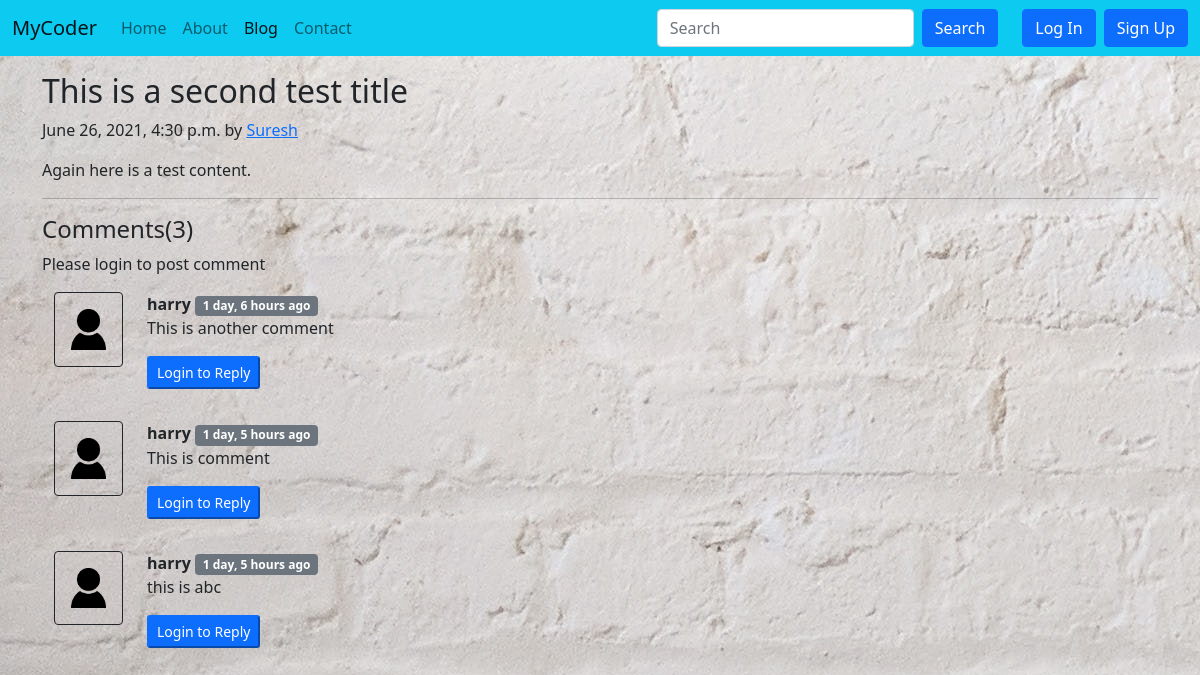
The app's page /blog/secondslugpost with its own data.
### blog/models.py (models this page shows, shortened)
class Post(models.Model):
    sno = models.AutoField(primary_key=True)
    title = models.CharField(max_length=255)
    content = models.TextField()
    author = models.CharField(max_length=13)
    slugs = models.CharField(max_length=130)
    timestamp = models.DateTimeField(blank=True)

class BlogComment(models.Model):
    sno = models.AutoField(primary_key=True)
    comment = models.TextField()
    user = models.ForeignKey(User, on_delete=models.CASCADE)
    post = models.ForeignKey(Post, on_delete=models.CASCADE)
    parent = models.ForeignKey('self', on_delete=models.CASCADE, null=True)
    timestamp = models.DateTimeField(default=now)

### blog/views.py (the view)
# urls.py: path('<str:slug>', views.blogPost, name='blogPost')
def blogPost(request, slug):
    post = Post.objects.filter(slugs=slug).first()
    comments = BlogComment.objects.filter(post=post, parent=None)
    replies = BlogComment.objects.filter(post=post).exclude(parent=None)
    repDict={}
    for reply in replies:
        if reply.parent.sno not in repDict.keys():
            repDict[reply.parent.sno] = [reply]
        else:
            repDict[reply.parent.sno].append(reply)
    context = {'post': post, 'comments':comments, 'user': request.user, 'repDict':repDict}
    return render(request, 'blog/blogPost.html', context)

### blog/templatetags/extras.py (called while the page is built)
@register.filter(name="get_val")
def get_val(dict, key):
    return dict.get(key)

### templates/blog/blogPost.html (shortened to what this page needs)
{% extends 'base.html' %}
{% block blogactive %} active {% endblock blogactive %}
{% block body %}
{% load humanize %}
{% load extras %}
<div class="container my-3">
    <h2 class="blog-post-title">{{post.title}}</h2>
    <p class="blog-post-meta">{{post.timestamp}} by <a href="/about">{{post.author}}</a></p>
    <p>{{post.content| safe}}</p>
    <hr>
</div>
<div class="container">
    <h4>Comments({{comments.count}})</h4>
    <div class="my-2">
        {% if user.is_authenticated %}
        <form action="/blog/postComment" method="post">
            {% csrf_token %}
            <div class="form-group">
                <label for="exampleInputEmail1">Post Comment</label>
                <input type="text" class="form-control" name="comment" placeholder="Enter comment here" required>
                <input type="hidden" name="parentSno" value="{{comment.sno}}">
            </div>
            <input type="hidden" name="postSno" value="{{post.sno}}">
            <button type="submit" class="btn btn-primary my-2">Submit</button>
        </form>
        {% else %}
        <p>Please login to post comment</p>
        {% endif %}
    </div>
    {% for comment in comments %}
    <div class="row my-3 mx-0">
        <div class="col-md-1">
            <img src="/static/img/user.png" class="rounded mx-auto d-block w-100 p-3 border border-dark" alt="user">
        </div>
        <div class="col-md-11">
            <b>{{comment.user.username}} </b>
            <span class="badge bg-secondary">{{comment.timestamp | naturaltime}}</span>
            <div>{{comment.comment}}</div>
            <div class="reply mx-0 my-3">
            {% if user.is_authenticated %}
                <p>
                    <button class="btn-sm btn-primary" type="button" data-bs-toggle="collapse"
                        data-bs-target="#replyBox{{comment.sno}}" aria-expanded="false"
                        aria-controls="replyBox{{comment.sno}}">
                        Reply
                    </button>
                </p>
                <div class="collapse" id="replyBox{{comment.sno}}">
                    <div class="card card-body my-2">
                        <form action="/blog/postComment" method="post">
                            {% csrf_token %}
                            <div class="form-group">
                                <label for="exampleInputEmail1">Post a Reply</label>
                                <input type="text" class="form-control" name="comment" placeholder="Enter comment here"
                                    required>
                                <input type="hidden" name="parentSno" value="{{comment.sno}}">
                            </div>
                            <input type="hidden" name="postSno" value="{{post.sno}}">
                            <button type="submit" class="btn btn-primary my-2">Submit</button>
                        </form>
                    </div>
                </div>
                {% else %}
                <button class="btn-sm btn-primary" type="button" data-bs-toggle="collapse"
                        data-bs-target="#replyBox{{comment.sno}}" aria-expanded="false"
                        aria-controls="replyBox{{comment.sno}}" disabled>
                        Login to Reply
                    </button>
                {% endif %}
            </div>
        </div>
    </div>
    {% endfor %}
</div>
{% endblock body %}

### records on screen
Post: title "This is a second test title", timestamp "June 26, 2021, 4:30 p.m.", author "Suresh", content "Again here is a test content."
BlogComment: user.username "harry", timestamp "1 day, 6 hours ago", comment "This is another comment"
BlogComment: user.username "harry", timestamp "1 day, 5 hours ago", comment "This is comment"
BlogComment: user.username "harry", timestamp "1 day, 5 hours ago", comment "this is abc"

### other values on screen
{{ comments.count }} "3"
